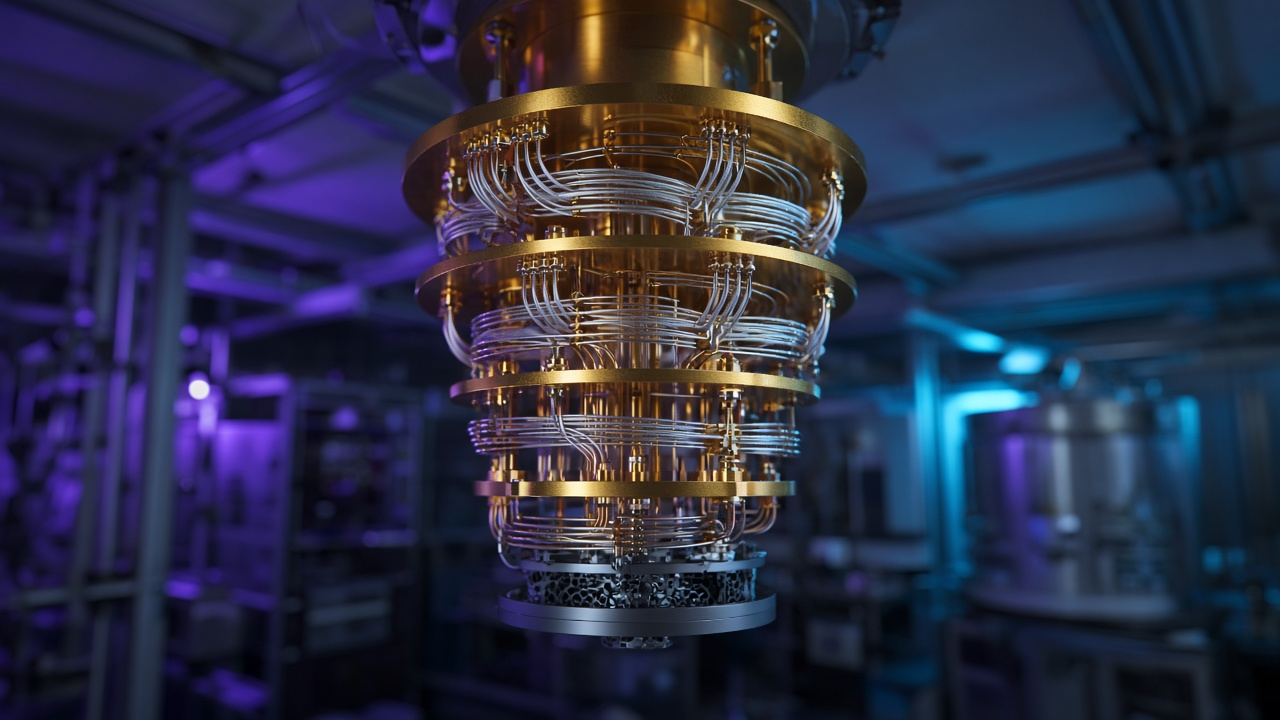
#> input picture src-img/photon-hero.jpg, 1280 x 720 px
$ python build.py
#> lines starting #> are read from the running program, lines starting #| are printed output that depends on the picture
### review/check_content.py
#!/usr/bin/env python3
"""PhotonDispatch pre-publish legal-hold gate (JI Ventures rule, 27 Oct 2026).

Every publish route MUST call this: build.py, CI deploy, scheduled article runs,
X/social posts and retries. Exit code 0 = all items PASS, 2 = at least one HOLD_REVIEW.

  python3 review/check_content.py                 # check content/articles.json
  python3 review/check_content.py --item x.json    # check one draft article / social post
  python3 review/check_content.py --docs           # also verify every docs/news page is a passing article
  add --queue to append held items to /workspace/content-review/queue.jsonl
Severity tiers (AMENDMENT 1+2, 27 Oct 2026):
  HIGH (rules 0, 1, 2, 6, 8 and HIGH review_flags) -> HOLD_REVIEW for Joshua only, never self-cleared.
  MODERATE (rules 3, 4, 5, 7) -> bot fixes properly, then:
  python3 review/check_content.py --item draft.json --clear-moderate "<rule + fix made>"
  runs /workspace/content-review/bin/chatgpt_review.py (one round per call, max 3 rounds per slug).
  SAFE -> clearance for that exact sha256 logged to moderate-clearances.jsonl -> publishes.
  After 3 non-SAFE rounds: stays held, report to Personal assistant.
Approval = Joshua's approval of the exact version (sha256) in approvals.jsonl. This script never writes approvals.
"""
import json, re, sys, os, hashlib, datetime, argparse, glob

ROOT = os.path.dirname(os.path.dirname(os.path.abspath(__file__)))
QUEUE = "/workspace/content-review/queue.jsonl"
APPROVALS = ["/workspace/content-review/approvals.jsonl", os.path.join(ROOT, "review/approvals.jsonl")]
CLEAR_LOGS = ["/workspace/content-review/moderate-clearances.jsonl", os.path.join(ROOT, "review/moderate-clearances.jsonl")]
REVIEWER = "/workspace/content-review/bin/chatgpt_review.py"
HIGH_RULES = {0, 1, 2, 6, 8}; MAX_ROUNDS = 3
SITE, BOT = "photondispatch.com", "Quantum News Bot"

def w(*words): return re.compile(r"\b(" + "|".join(words) + r")\b", re.I)
R1 = w(r"fraud\w*", r"scam\w*", r"corrupt\w*", r"brib\w*", r"embezzl\w*", r"launder\w*", r"abuse\w*", r"harass\w*",
       "misconduct", r"crim\w*", r"illegal\w*", r"allege\w*", r"accus\w*", r"indict\w*", r"arrest\w*", "charged with",
       "convicted", "lawsuit", "sued", "suing", "lied", "liars?", r"dishonest\w*", "cover[- ]up", "ponzi", "stole", "theft",
       "misled", r"deceiv\w*", r"plagiari\w*", r"falsif\w*", r"fabricat\w*", "insider trading", "sanction(ed|s)? (for|over)")
R2 = [re.compile(p, re.I) for p in [r"[\w.+-]+@[\w-]+\.[\w.]+", r"(?<![\d-])\+?\(?\d{2,4}\)?[ .]\d{3,4}[ .]\d{3,4}\b",
       r"\b\d{1,5} [A-Z][a-z]+ (Street|St|Road|Rd|Avenue|Ave|Lane|Drive|Close)\b",
       r"\b(diagnos\w*|HIV|cancer|pregnan\w*|sexual orientation|gay|lesbian|transgender|minor aged|child victim|leaked (email|memo|document)s?|home address|bank account|salary of|private message)\b"]]
R5 = w("you should (buy|sell|invest)", "buy (the )?stock", "price target", "guaranteed returns?", "risk[- ]free",
       "will (double|triple|10x)", "investment advice", "dosage", "how to (build|make) (a )?(bomb|weapon)", "tax advice", "legal advice")
R6 = w(r"election\w*", "vot(e|er|ers|ing)", r"ballot\w*", "polling (station|place|day)", "voter registration", "certified results?", "electoral")
R7H = w("proves?", "confirms?", r"guarantee\w*", "first[- ]ever", "breakthrough", r"revolution\w*", "destroys?", "ends?", "cracks?",
        "officially endorsed", "partner(ed)? with photondispatch", "exclusive")
R8 = w(r"embargo\w*", "cease and desist", "dmca", "takedown", "legal notice", "reporting restriction", "injunction",
       "correction request", "under seal", "not for publication")
ATTRIB = re.compile(r"\b(says|said|claims|according to|reports?)\b", re.I)

def text_of(x):
    if isinstance(x, str): return re.sub(r"<[^>]+>", " ", x)
    if isinstance(x, list): return " ".join(text_of(i) for i in x)
    if isinstance(x, dict): return " ".join(text_of(v) for k, v in x.items() if k not in ("url", "src", "file", "crop"))
    return ""

def version_hash(item):
    return hashlib.sha256(json.dumps(item, sort_keys=True, ensure_ascii=False).encode()).hexdigest()

def approvals():
    ok = set()
    for p in APPROVALS:
        if os.path.exists(p):
            for line in open(p, encoding="utf-8"):
                try:
                    a = json.loads(line)
                    if a.get("approved_by", "").lower().startswith("joshua") and a.get("sha256"):
                        ok.add((a.get("slug") or a.get("title"), a["sha256"]))
                except Exception: pass
    return ok

def licensed_images():
    p = os.path.join(ROOT, "images.md")
    return open(p, encoding="utf-8").read() if os.path.exists(p) else ""

def hits(rx, s):
    return sorted({m.group(0) for m in rx.finditer(s)})

def check(item, img_record=None):
    """Return list of (rule, flagged_text, suggestion). Empty = PASS."""
    f = []
    kind = item.get("kind", "article")
    title = item.get("title") or item.get("text", "")[:80]
    full = text_of({k: v for k, v in item.items() if k not in ("sources",)})
    if str(item.get("status", "")).upper() == "HOLD_REVIEW":
        f.append((0, "status=HOLD_REVIEW", "Already held; needs Joshua's approval of this exact version."))
    for r in item.get("review_flags", []):   # judgement-call flags set by the writer
        f.append((int(r.get("rule", 0)), r.get("text", ""), r.get("suggestion", "Joshua to review")))
    if (h := hits(R1, full)): f.append((1, ", ".join(h), "Possible allegation of wrongdoing about an identifiable party: Joshua to review; do not soften to bypass."))
    for rx in R2:
        if (h := hits(rx, full)): f.append((2, ", ".join(h)[:200], "Remove or confirm personal/sensitive info is public and necessary."))
    # Rule 3: every image must have a documented rights record
    imgs = ([item["image"]] if item.get("image") else []) + item.get("inline_images", []) + item.get("media", [])
    rec = img_record if img_record is not None else licensed_images()
    for im in imgs:
        name = os.path.basename(im.get("src") or im.get("file") or im.get("url") or "")
        has_lic = bool(im.get("licence") or im.get("license")) or (name and name in rec and "rights held by the site owner" in rec)
        if not has_lic:
            f.append((3, name or str(im), "No documented permission/licence for this asset: drop it (if optional) or record licence."))
    # Rule 4: material claims need accessed sources
    srcs = item.get("sources", [])
    if kind == "article" and not srcs:
        f.append((4, "no sources", "Add the source URLs actually accessed."))
    for s in srcs:
        if not re.match(r"https://", s.get("url", "")):
            f.append((4, str(s), "Source lacks a verifiable https URL."))
    for flag in item.get("unverified_claims", []):
        f.append((4, flag, "Claim not verified from an accessed source."))
    neg = re.sub(r"\bnot (personali[sz]ed |financial or |financial, )?(investment|financial|legal|tax|medical)( or \w+)? advice\b", " ", full, flags=re.I)
    if (h := hits(R5, neg)): f.append((5, ", ".join(h), "Possible personalised advice / promised returns / dangerous instructions."))
    if (h := hits(R6, full)): f.append((6, ", ".join(h), "Election info: confirm with the election authority; distinguish projections vs certified."))
    if (h := hits(R7H, title)) and not ATTRIB.search(title):
        f.append((7, f"headline: {', '.join(h)}", "Headline may be stronger than evidence; attribute the claim or tone it to match the source."))
    for im in imgs:
        if im.get("depicts_real_person") or im.get("depicts_real_event"):
            f.append((7, os.path.basename(im.get("src") or im.get("file") or ""), "Synthetic image could be mistaken for genuine evidence."))
    if (h := hits(R8, full)) or item.get("legal_notice"):
        f.append((8, ", ".join(h) or "legal_notice", "Legal/rights issue: block republication and alert Personal assistant (priority)."))
    return f

def is_high(flags): return any(r in HIGH_RULES for r, _, _ in flags)

def _log_lines():
    out = []
    for p in CLEAR_LOGS:
        if os.path.exists(p):
            for line in open(p, encoding="utf-8"):
                try: out.append(json.loads(line))
                except Exception: pass
    return out

def moderate_cleared(item, flags=None):
    """True only if every flag is MODERATE and this exact version has a SAFE ChatGPT clearance."""
    flags = check(item) if flags is None else flags
    if is_high(flags): return False
    vh = version_hash(item)
    return any(r.get("sha256") == vh and r.get("chatgpt_verdict") == "SAFE" and r.get("site") == SITE for r in _log_lines())

def blocked(item, ok=None):
    """Publish-gate decision used by build.py / CI. Returns (blocked?, flags, reason)."""
    fl = check(item)
    if not fl: return False, fl, "PASS"
    ok = approvals() if ok is None else ok
    if ((item.get("slug") or item.get("title")), version_hash(item)) in ok: return False, fl, "APPROVED"
    if moderate_cleared(item, fl): return False, fl, "MODERATE_CLEARED"
    return True, fl, ("HIGH" if is_high(fl) else "MODERATE_PENDING")

# [24 lines left out: function clear_moderate, not called in this run]

def queue(item, flags, draft_path):
    os.makedirs(os.path.dirname(QUEUE), exist_ok=True)
    vh = version_hash(item)
    existing = open(QUEUE, encoding="utf-8").read() if os.path.exists(QUEUE) else ""
    if vh in existing: return
    rec = {"ts": datetime.datetime.now().astimezone().isoformat(timespec="seconds"), "site": SITE, "bot": BOT,
           "title": item.get("title") or item.get("text", "")[:120], "flagged": "; ".join(str(x[1]) for x in flags),
           "rule": sorted({x[0] for x in flags}), "sources": [s.get("url") for s in item.get("sources", [])],
           "suggestion": " | ".join(x[2] for x in flags), "draft_path": draft_path, "status": "HOLD_REVIEW", "sha256": vh}
    with open(QUEUE, "a", encoding="utf-8") as fh: fh.write(json.dumps(rec, ensure_ascii=False) + "\n")

# [41 lines left out: functions evaluate, main, not called in this run]

# [1 lines that do not run on import are left out]

### build.py
#!/usr/bin/env python3
"""Static site generator for PhotonDispatch (photondispatch.com).

Run:  python3 build.py        (needs Pillow; cairosvg only for the site icons)
Content: content/articles.json   Source images: src-img/   Output: docs/ (GitHub Pages)
See README.md for the daily routine (adding articles, images, 'why it's trending' posts).
"""
import sys, json, os, html, datetime, shutil, re

# ---------------------------------------------------------------- config
SITE_URL = "https://photondispatch.com"  # <-- ONLY place to change the domain
NAME = "PhotonDispatch"; LLC = "Joshua Israel Ventures LLC"; EMAIL = ""  # set a real address here when available; while empty the site shows the GitHub issues link instead
FORM_TO = "4497ee41a1200e746e967998473d21da"  # FormSubmit random alias (activated 23 Oct 2026); used ONLY on contact.html
ISSUES = "https://github.com/joshuaofisrael/photondispatch/issues"; BUILD_DATE = "2026-10-29"
CF_BEACON_TOKEN = os.environ.get("CF_BEACON_TOKEN", "")  # Cloudflare Web Analytics token; "" = disabled
GA_ID = "G-RSKRTQEZNW"  # GA4, consent-gated (Consent Mode default denied; assets/consent.js loads gtag after Accept)
GA_HEAD = ("<script>window.dataLayer=window.dataLayer||[];function gtag(){dataLayer.push(arguments);}gtag('consent','default',{ad_storage:'denied',ad_user_data:'denied',ad_personalization:'denied',analytics_storage:'denied',wait_for_update:500});window.GA_ID='" + GA_ID + "';</script>\n<script defer src=\"/assets/consent.js?v=1\"></script>\n")
INDEXNOW_KEY = "8cb05bd1e79a50594f6726934d66a801"
DESC = "Independent, answer-first quantum computing and quantum technology news: hardware, algorithms, industry and funding, research and policy."
OUT = "docs"; ASSET_VER = "4"
# ----------------------------------------------------------------

TODO_IMAGES = []
CATS = [("hardware","Hardware"),("algorithms","Algorithms"),("industry","Industry & Funding"),("research","Research"),("policy","Policy")]
CATN = dict(CATS)

def now_utc():
    """Clock for publish_at. PHOTON_NOW=ISO-8601 overrides it (tests and dry runs)."""
    raw = os.environ.get("PHOTON_NOW")
    if raw:
        dt = datetime.datetime.fromisoformat(raw.replace("Z", "+00:00"))
        if dt.tzinfo is None:
            dt = dt.replace(tzinfo=datetime.timezone.utc)
        return dt
    return datetime.datetime.now(datetime.timezone.utc)

def is_due(a, now):
    """Articles without publish_at go out immediately. Future publish_at stays off the site."""
    raw = a.get("publish_at")
    if not raw:
        return True
    dt = datetime.datetime.fromisoformat(str(raw).replace("Z", "+00:00"))
    if dt.tzinfo is None:
        dt = dt.replace(tzinfo=datetime.timezone.utc)
    return dt <= now

A = json.load(open("content/articles.json", encoding="utf-8"))
#> (reads content/articles.json from the repository)
# Legal-hold gate: held articles are never rendered (approved exact versions pass).
sys.path.insert(0, "review"); import check_content as _cc
_ok = _cc.approvals(); _keep = []
for _a in A:
    _b, _f, _why = _cc.blocked(_a, _ok)
    if _b:
        print(f"  [HOLD_REVIEW {_why}] {_a.get('slug')} not built: rules {sorted({x[0] for x in _f})}"); _cc.queue(_a, _f, "content/articles.json")
    else: _keep.append(_a)
_now = now_utc()
A = []
for _a in _keep:
    if is_due(_a, _now):
        A.append(_a)
    else:
        print(f"  [scheduled] {_a.get('slug')} not built until {_a.get('publish_at')}")
A.sort(key=lambda a: a["date"], reverse=True)
PUB = {"@type": "Organization", "name": "PhotonDispatch", "url": SITE_URL + "/", "parentOrganization": {"@type": "Organization", "name": "Joshua Israel Ventures LLC"}, "logo": {"@type": "ImageObject", "url": SITE_URL + "/logo.png", "width": 512, "height": 512}}

def esc(s): return html.escape(s, quote=True)
def fd(d): return datetime.date.fromisoformat(d).strftime("%-d %B %Y")

MARK = '<svg xmlns="http://www.w3.org/2000/svg" viewBox="0 0 64 64" aria-hidden="true"><rect width="64" height="64" rx="14" fill="#0a0e14"/><rect x="1.5" y="1.5" width="61" height="61" rx="12.5" fill="none" stroke="#22d3ee" stroke-opacity=".35"/><path d="M20 22a6 6 0 0 1 6-6h12a6 6 0 0 1 6 6v14a6 6 0 0 1-6 6H26a6 6 0 0 1-6-6z" fill="none" stroke="#22d3ee" stroke-width="3"/><rect x="24" y="25" width="16" height="6" rx="3" fill="#a3e635"/><path d="M32 16v-5M26 42v6h12v-6M14 30h6M44 30h6" stroke="#22d3ee" stroke-width="3" stroke-linecap="round"/><circle cx="32" cy="10" r="2.5" fill="#22d3ee"/></svg>'

HERO_SVG = '''<svg class="hero-fx" viewBox="0 0 1200 520" preserveAspectRatio="xMidYMid slice" aria-hidden="true" focusable="false">
<g fill="none" stroke="#22d3ee" stroke-opacity=".55" stroke-width="2" class="flow"><path d="M560 60h180l40 40h160"/><path d="M1200 140h-160l-40 40h-90"/><path d="M620 470h160l50-50h140"/><path d="M1200 400h-120l-40-40h-80"/></g>
<g fill="#22d3ee"><circle class="pulse" cx="740" cy="60" r="5"/><circle class="pulse" cx="1000" cy="180" r="5" style="animation-delay:.6s"/><circle class="pulse" cx="780" cy="470" r="5" style="animation-delay:1.2s"/><circle class="pulse" cx="1040" cy="360" r="5" style="animation-delay:1.8s"/></g></svg>'''

# ---------------------------------------------------------------- images
IMG_DIRS_READY = False
def make_images(name, spec):
    """Create docs/img/<name>.jpg (1200x630, og), <name>-1200.webp, <name>-600.webp from a photo spec or generated art."""
    from PIL import Image
    os.makedirs(OUT + "/img", exist_ok=True)
    if True:
        im = Image.open(spec["src"]).convert("RGB"); W, H = im.size
        l, t, w = spec.get("crop", [0, 0, 1.0])
        cw = int(W * w); ch = int(cw * 630 / 1200); x = int(W * l); y = int(H * t)
        im = im.crop((x, y, x + cw, min(y + ch, H))).resize((1200, 630), Image.LANCZOS)
    im.save(f"{OUT}/img/{name}.jpg", "JPEG", quality=82, optimize=True, progressive=True)
    im.save(f"{OUT}/img/{name}-1200.webp", "WEBP", quality=76, method=6)
    im.resize((600, 315), Image.LANCZOS).save(f"{OUT}/img/{name}-600.webp", "WEBP", quality=74, method=6)

# [4 lines left out: function img_tag, not called in this run]


# ---------------------------------------------------------------- inline images
ASSETS_DIR = "/workspace/photon-assets"
# [25 lines left out: functions make_inline, inline_fig, not called in this run]

def is_ai(im): return bool(im.get("ai"))
AI_LICENCE = "generated; rights held by the site owner (see terms.html)"
# [31 lines left out: functions credit_html, page, not called in this run]

# ---------------------------------------------------------------- build
shutil.rmtree(OUT + "/img", ignore_errors=True); os.makedirs(OUT + "/news", exist_ok=True); os.makedirs(OUT + "/assets", exist_ok=True)
for f in ("style.css", "app.js", "consent.js"): shutil.copy("assets/" + f, f"{OUT}/assets/{f}")

# site-level images
open(OUT + "/favicon.svg", "w").write(MARK.replace(' aria-hidden="true"', ""))
try:
    import cairosvg
    cairosvg.svg2png(bytestring=MARK.encode(), write_to=OUT + "/favicon-32.png", output_width=32, output_height=32)
#> (this line was passed over: cairosvg is not available in this run)
    cairosvg.svg2png(bytestring=MARK.encode(), write_to=OUT + "/apple-touch-icon.png", output_width=180, output_height=180)
#> (this line was passed over: cairosvg is not available in this run)
    cairosvg.svg2png(bytestring=MARK.encode(), write_to=OUT + "/logo.png", output_width=512, output_height=512)
#> (this line was passed over: cairosvg is not available in this run)
except ImportError:
    print("WARN: cairosvg missing; kept existing icon PNGs")
HERO_SPEC = {"src": "src-img/photon-hero.jpg", "crop": [0, 0.05, 1.0], "ai": True, "alt": "Gold-plated cryogenic quantum computer chandelier in a dim violet-lit lab"}
make_images("og-default", HERO_SPEC)
#> in make_images, im is the input picture: PIL image 1280x720 RGB; mean R, G, B 42.6, 46.6, 70.9
#> in make_images, `im = im.crop((x, y, x + cw, min(y + ch, H))).resize((1200, 630), Image..`:
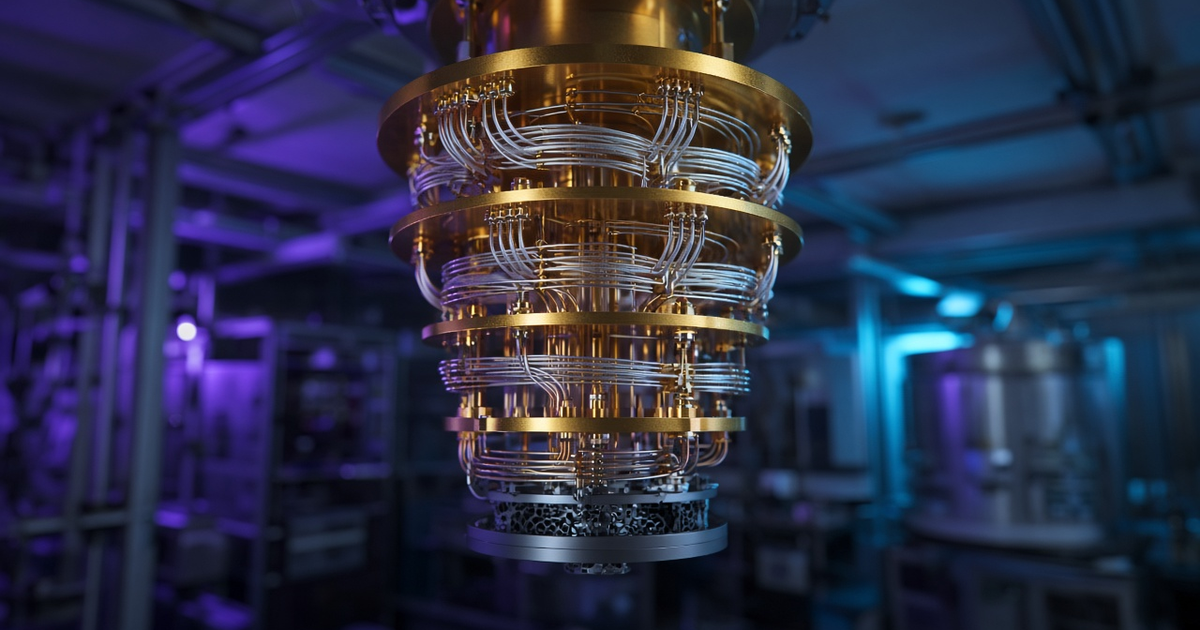
#> im: PIL image 1200x630 RGB; mean R, G, B 43.2, 47.5, 72.2
#> in make_images, `im.resize((600, 315), Image.LANCZOS).save(f"{OUT}/img/{name}-600.webp"..`:
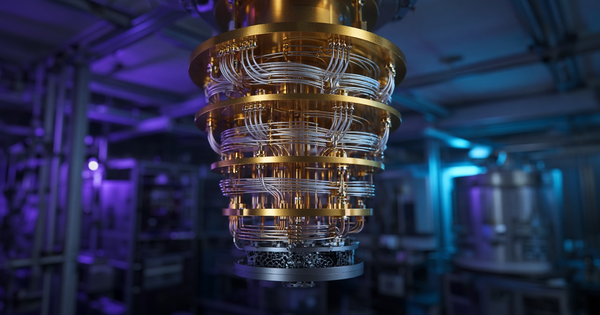
#> saved as og-default-600.webp: PIL image 600x315 RGB; mean R, G, B 43.2, 47.5, 72.2
from PIL import Image as _I
_h = _I.open(HERO_SPEC["src"]).convert("RGB")
_h.resize((1920, 1080), _I.LANCZOS).save(OUT + "/img/hero-1920.webp", "WEBP", quality=70, method=6)
_h.resize((1200, 675), _I.LANCZOS).save(OUT + "/img/hero-1200.webp", "WEBP", quality=74, method=6)
_h.save(OUT + "/img/hero.jpg", "JPEG", quality=76, optimize=True, progressive=True)
if os.path.exists(OUT + "/og.svg"): os.remove(OUT + "/og.svg")

def has_img(a): return bool(a.get("image"))
for a in A:
    if has_img(a): make_images(a["slug"], a["image"])
#> (the run stopped early here; a loop or call above may not have finished)
